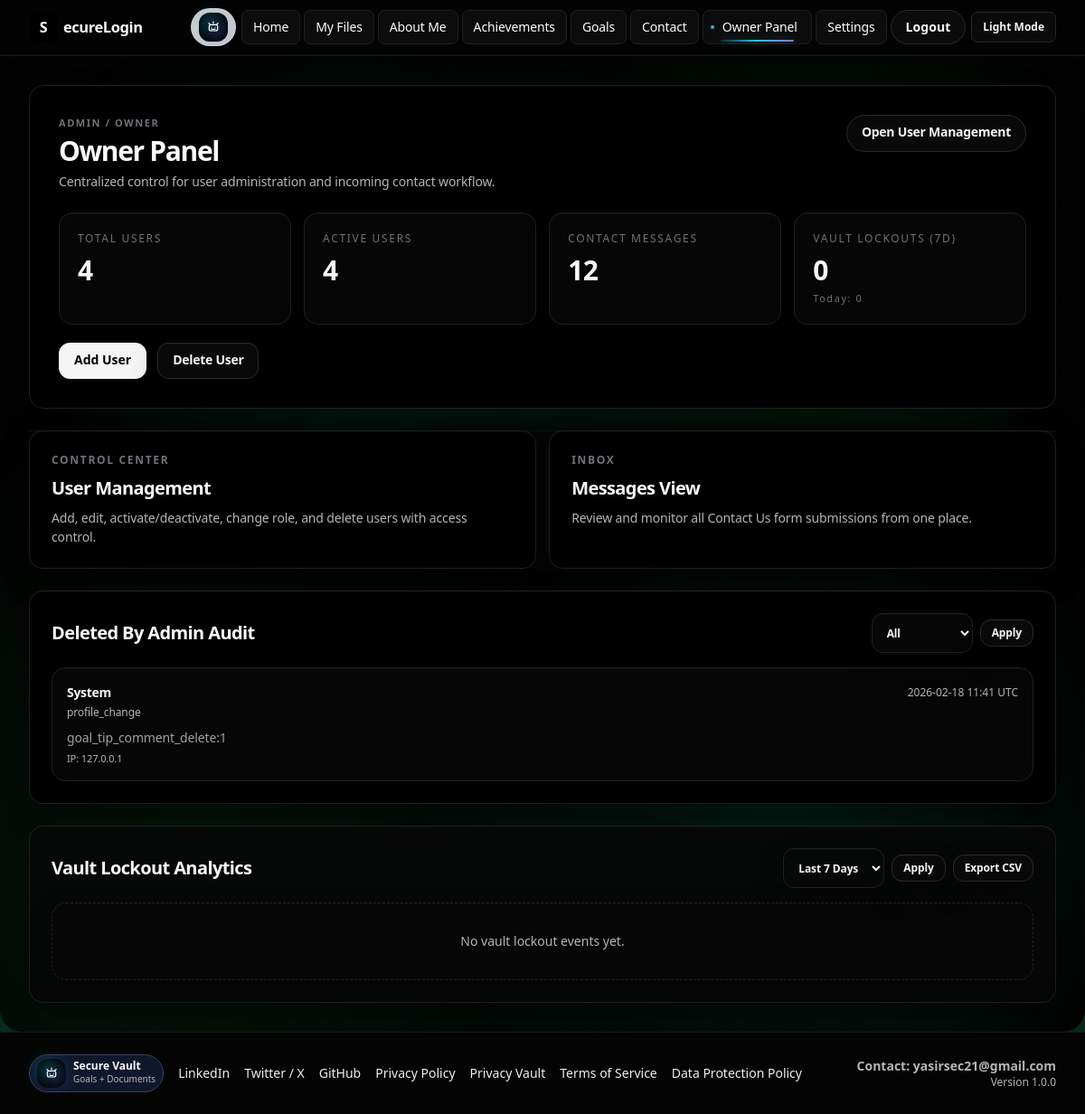
Screenshot of /owner (signed in) with the database file from the repository.
### app.py (models this page shows)
class ActivityLog(db.Model):
    id = db.Column(db.Integer, primary_key=True)
    user_id = db.Column(db.Integer, db.ForeignKey("user.id"), nullable=True)
    event_type = db.Column(db.String(80), nullable=False)
    details = db.Column(db.Text, nullable=True)
    ip_address = db.Column(db.String(64), nullable=True)
    created_at = db.Column(db.DateTime, default=datetime.utcnow, nullable=False)

### app.py (the view, shortened to what this page needs)
@app.route("/owner")
@role_required("owner", "admin")
def owner_panel():
    total_users = User.query.count()
    total_messages = ContactMessage.query.count()
    active_users = User.query.filter_by(is_active_user=True).count()
    audit_range = (request.args.get("audit_range") or "all").strip().lower()
    if audit_range not in {"today", "7d", "all"}:
        audit_range = "all"
    lockout_range = (request.args.get("lockout_range") or "7d").strip().lower()
    if lockout_range not in {"today", "7d", "all"}:
        lockout_range = "7d"
    deletion_query = ActivityLog.query.filter(
        or_(
            ActivityLog.event_type == "file_delete",
            ActivityLog.details.like("%delete%"),
        )
    )
    now_utc = datetime.utcnow()
    today_start_utc = now_utc.replace(hour=0, minute=0, second=0, microsecond=0)
    def apply_time_range(query_obj, range_key):
        if range_key == "today":
            return query_obj.filter(ActivityLog.created_at >= today_start_utc)
        if range_key == "7d":
            return query_obj.filter(ActivityLog.created_at >= (now_utc - timedelta(days=7)))
        return query_obj
    if audit_range == "today":
        deletion_query = deletion_query.filter(ActivityLog.created_at >= today_start_utc)
    elif audit_range == "7d":
        deletion_query = deletion_query.filter(ActivityLog.created_at >= (now_utc - timedelta(days=7)))
    deletion_logs = deletion_query.order_by(ActivityLog.created_at.desc()).limit(20).all()
    actor_ids = {entry.user_id for entry in deletion_logs if entry.user_id}
    actor_map = {}
    if actor_ids:
        actor_map = {
            row.id: row.username
            for row in User.query.with_entities(User.id, User.username).filter(User.id.in_(actor_ids)).all()
        }
    deletion_audit = []
    for entry in deletion_logs:
        details_text = (entry.details or "").strip()
        if not details_text and entry.event_type == "file_delete":
            details_text = "File delete action"
        deletion_audit.append(
            {
                "actor_name": actor_map.get(entry.user_id, "System"),
                "event_type": entry.event_type,
                "details": details_text,
                "ip_address": entry.ip_address or "n/a",
                "created_at": entry.created_at,
            }
        )
    lockout_base_query = ActivityLog.query.filter(
        ActivityLog.event_type.in_(["vault_access_lockout_owner", "vault_access_lockout_shared"])
    )
    lockout_today_count = apply_time_range(lockout_base_query, "today").count()
    lockout_7d_count = apply_time_range(lockout_base_query, "7d").count()
    filtered_lockout_query = apply_time_range(lockout_base_query, lockout_range)
    recent_lockouts = filtered_lockout_query.order_by(ActivityLog.created_at.desc()).limit(20).all()
    lockout_actor_ids = {entry.user_id for entry in recent_lockouts if entry.user_id}
    lockout_actor_map = {}
    if lockout_actor_ids:
        lockout_actor_map = {
            row.id: row.username
            for row in User.query.with_entities(User.id, User.username).filter(User.id.in_(lockout_actor_ids)).all()
        }
    lockout_feed = []
    return render_template(
        "owner_panel.html",
        total_users=total_users,
        total_messages=total_messages,
        active_users=active_users,
        deletion_audit=deletion_audit,
        lockout_today_count=lockout_today_count,
        lockout_7d_count=lockout_7d_count,
        lockout_range=lockout_range,
        lockout_feed=lockout_feed,
        audit_range=audit_range,
        **ctx("Owner Panel"),
    )

### app.py (called while the page is built)
@login_manager.user_loader
def load_user(user_id):
    return User.query.get(int(user_id))

def normalize_role(role):
    value = (role or "user").strip().lower()
    return value if value in ALLOWED_ROLES else "user"

def can_upload_posts():
    return current_user.is_authenticated and normalize_role(current_user.role) in {"owner", "admin"}

def is_owner():
    return current_user.is_authenticated and normalize_role(current_user.role) == "owner"

def is_admin_or_owner():
    return current_user.is_authenticated and normalize_role(current_user.role) in {"owner", "admin"}

def get_panel_endpoint(user_obj):
    role = normalize_role(getattr(user_obj, "role", "user"))
    if role in {"owner", "admin"}:
        return "owner_panel"
    return "dashboard"

def role_required(*roles):
    allowed = {normalize_role(r) for r in roles}
    def decorator(func):
        @wraps(func)
        def wrapper(*args, **kwargs):
            if not current_user.is_authenticated:
                return login_manager.unauthorized()
            if normalize_role(current_user.role) not in allowed:
                flash("You do not have permission to access this page.", "error")
                return redirect(url_for("dashboard"))
            return func(*args, **kwargs)
        return wrapper
    return decorator

def ctx(title):
    panel_endpoint = "user_panel"
    if current_user.is_authenticated:
        panel_endpoint = get_panel_endpoint(current_user)
    return {
        "title": title,
        "created_on": date.today().isoformat(),
        "is_logged_in": current_user.is_authenticated,
        "is_admin_owner": is_admin_or_owner(),
        "is_owner": is_owner(),
        "can_upload": can_upload_posts(),
        "panel_endpoint": panel_endpoint,
        "recaptcha_site_key": app.config.get("RECAPTCHA_SITE_KEY", ""),
        "app_version": app.config.get("APP_VERSION", "1.0.0"),
        "social_x_url": app.config.get("SOCIAL_X_URL", "https://x.com"),
        "social_linkedin_url": app.config.get("SOCIAL_LINKEDIN_URL", "https://www.linkedin.com"),
        "social_github_url": app.config.get("SOCIAL_GITHUB_URL", "https://github.com/ImYasir02"),
    }

    @property
    def is_active(self):
        return bool(self.is_active_user)

### app/templates/owner_panel.html (shortened to what this page needs)
{% extends "base.html" %}
{% block content %}
<section class="owner-panel-page relative overflow-hidden rounded-3xl border border-slate-300 bg-white p-6 shadow-sm sm:p-8 dark:border-white/10 dark:bg-[#080d28]">
  <div class="relative">
  <div class="owner-panel-header flex flex-wrap items-start justify-between gap-4">
    <div>
      <p class="text-[11px] font-semibold uppercase tracking-[0.2em] text-slate-600">Admin / Owner</p>
      <h1 class="mt-2 text-3xl font-semibold tracking-tight text-black">Owner Panel</h1>
      <p class="mt-2 text-sm text-slate-700">Centralized control for user administration and incoming contact workflow.</p>
    </div>
    <a href="{{ url_for('user_management') }}" class="rounded-full border border-slate-300 bg-white px-4 py-2 text-sm font-semibold text-black transition hover:bg-slate-100 dark:border-white/15 dark:bg-white/5 dark:text-white dark:hover:bg-white/10">Open User Management</a>
  </div>
  <div class="owner-panel-stats mt-6 grid gap-4 sm:grid-cols-2 lg:grid-cols-4">
    <div class="rounded-2xl border border-slate-300 p-5 dark:border-white/10 dark:bg-white/5">
      <p class="text-xs uppercase tracking-wide text-slate-600">Total Users</p>
      <p class="mt-2 text-3xl font-semibold text-black">{{ total_users }}</p>
    </div>
    <div class="rounded-2xl border border-slate-300 p-5 dark:border-white/10 dark:bg-white/5">
      <p class="text-xs uppercase tracking-wide text-slate-600">Active Users</p>
      <p class="mt-2 text-3xl font-semibold text-black">{{ active_users }}</p>
    </div>
    <div class="rounded-2xl border border-slate-300 p-5 dark:border-white/10 dark:bg-white/5">
      <p class="text-xs uppercase tracking-wide text-slate-600">Contact Messages</p>
      <p class="mt-2 text-3xl font-semibold text-black">{{ total_messages }}</p>
    </div>
    <div class="rounded-2xl border border-rose-300 p-5 dark:border-rose-400/40 dark:bg-rose-500/10">
      <p class="text-xs uppercase tracking-wide text-rose-700 dark:text-rose-300">Vault Lockouts (7d)</p>
      <p class="mt-2 text-3xl font-semibold text-rose-700 dark:text-rose-200">{{ lockout_7d_count }}</p>
      <p class="mt-1 text-[11px] text-rose-600 dark:text-rose-300/90">Today: {{ lockout_today_count }}</p>
    </div>
  </div>
  <div class="owner-panel-actions mt-5 flex flex-wrap gap-3">
    <a href="{{ url_for('user_management') }}#add-user" class="rounded-xl bg-black px-4 py-2 text-sm font-semibold text-white transition hover:bg-slate-800 dark:bg-gradient-to-r dark:from-indigo-500 dark:to-blue-500">Add User</a>
    <a href="{{ url_for('user_management') }}#user-list" class="rounded-xl border border-slate-300 px-4 py-2 text-sm font-semibold text-black transition hover:bg-slate-100 dark:border-white/15 dark:text-white dark:hover:bg-white/10">Delete User</a>
  </div>
  </div>
</section>
<section class="owner-panel-links mt-6 grid gap-4 md:grid-cols-2">
  <a href="{{ url_for('user_management') }}" class="rounded-3xl border border-slate-300 bg-white p-6 shadow-sm transition hover:-translate-y-0.5 hover:border-black hover:bg-slate-50 dark:border-white/10 dark:bg-[#0b112f] dark:hover:border-white/20 dark:hover:bg-white/5">
    <p class="text-xs font-semibold uppercase tracking-wide text-slate-600">Control Center</p>
    <h2 class="mt-2 text-xl font-semibold tracking-tight text-black">User Management</h2>
    <p class="mt-2 text-sm text-slate-700">Add, edit, activate/deactivate, change role, and delete users with access control.</p>
  </a>
  <a href="{{ url_for('messages_view_alias') }}" class="rounded-3xl border border-slate-300 bg-white p-6 shadow-sm transition hover:-translate-y-0.5 hover:border-black hover:bg-slate-50 dark:border-white/10 dark:bg-[#0b112f] dark:hover:border-white/20 dark:hover:bg-white/5">
    <p class="text-xs font-semibold uppercase tracking-wide text-slate-600">Inbox</p>
    <h2 class="mt-2 text-xl font-semibold tracking-tight text-black">Messages View</h2>
    <p class="mt-2 text-sm text-slate-700">Review and monitor all Contact Us form submissions from one place.</p>
  </a>
</section>
<section class="owner-panel-audit mt-6 rounded-3xl border border-slate-300 bg-white p-6 shadow-sm dark:border-white/10 dark:bg-[#0b112f]">
  <div class="owner-panel-audit-toolbar flex items-center justify-between gap-3">
    <h2 class="text-xl font-semibold tracking-tight text-black">Deleted By Admin Audit</h2>
    <form method="GET" class="flex items-center gap-2">
      <select name="audit_range" class="rounded-xl border border-slate-300 px-3 py-1.5 text-xs font-semibold dark:border-white/15 dark:bg-white/5 dark:text-white">
        <option value="all" {% if audit_range == 'all' %}selected{% endif %}>All</option>
      </select>
      <button type="submit" class="rounded-xl border border-slate-300 px-3 py-1.5 text-xs font-semibold hover:bg-slate-100 dark:border-white/15 dark:text-white dark:hover:bg-white/10">Apply</button>
    </form>
  </div>
  <div class="owner-panel-audit-list mt-4 space-y-3">
    {% for item in deletion_audit %}
      <article class="owner-panel-audit-item rounded-2xl border border-slate-300 p-4 dark:border-white/10 dark:bg-white/5">
        <div class="flex flex-wrap items-center justify-between gap-2">
          <p class="text-sm font-semibold text-black">{{ item.actor_name }}</p>
          <span class="text-xs text-slate-500">{{ item.created_at.strftime('%Y-%m-%d %H:%M UTC') if item.created_at else 'n/a' }}</span>
        </div>
        <p class="mt-1 text-xs text-slate-600">{{ item.event_type }}</p>
        <p class="mt-2 text-sm text-slate-700">{{ item.details or 'Delete-related action logged.' }}</p>
        <p class="mt-1 text-[11px] text-slate-500">IP: {{ item.ip_address }}</p>
      </article>
    {% else %}
      <div class="rounded-2xl border border-dashed border-slate-300 p-8 text-center text-sm text-slate-500 dark:border-white/15 dark:text-white/70">
        No delete audit events yet.
      </div>
    {% endfor %}
  </div>
</section>
<section class="owner-panel-audit mt-6 rounded-3xl border border-rose-300 bg-white p-6 shadow-sm dark:border-rose-400/40 dark:bg-[#0b112f]">
  <div class="owner-panel-audit-toolbar flex items-center justify-between gap-3">
    <h2 class="text-xl font-semibold tracking-tight text-black">Vault Lockout Analytics</h2>
    <form method="GET" class="flex flex-wrap items-center gap-2">
      <select name="lockout_range" class="rounded-xl border border-slate-300 px-3 py-1.5 text-xs font-semibold dark:border-white/15 dark:bg-white/5 dark:text-white">
        <option value="7d" {% if lockout_range == '7d' %}selected{% endif %}>Last 7 Days</option>
      </select>
      <button type="submit" class="rounded-xl border border-slate-300 px-3 py-1.5 text-xs font-semibold hover:bg-slate-100 dark:border-white/15 dark:text-white dark:hover:bg-white/10">Apply</button>
      <button type="submit" name="export" value="lockout_csv" class="rounded-xl border border-rose-300 px-3 py-1.5 text-xs font-semibold text-rose-700 hover:bg-rose-50 dark:border-rose-400/40 dark:text-rose-300 dark:hover:bg-rose-500/10">Export CSV</button>
    </form>
  </div>
  <div class="owner-panel-audit-list mt-4 space-y-3">
    {% for item in lockout_feed %}
      <article class="owner-panel-audit-item rounded-2xl border border-rose-300 p-4 dark:border-rose-400/40 dark:bg-rose-500/10">
        <div class="flex flex-wrap items-center justify-between gap-2">
          <p class="text-sm font-semibold text-black">{{ item.actor_name }}</p>
          <span class="text-xs text-slate-500">{{ item.created_at.strftime('%Y-%m-%d %H:%M UTC') if item.created_at else 'n/a' }}</span>
        </div>
        <p class="mt-1 text-xs text-slate-600">{{ item.event_type }}</p>
        <p class="mt-2 text-sm text-slate-700">{{ item.details }}</p>
        <p class="mt-1 text-[11px] text-slate-500">IP: {{ item.ip_address }}</p>
      </article>
    {% else %}
      <div class="rounded-2xl border border-dashed border-rose-300 p-8 text-center text-sm text-slate-500 dark:border-rose-400/40 dark:text-white/70">
        No vault lockout events yet.
      </div>
    {% endfor %}
  </div>
</section>
{% endblock %}

### rows the page displays
ActivityLog: actor_name "System", created_at "2026-02-18 11:41 UTC", event_type "profile_change", details "goal_tip_comment_delete:1", ip_address "127.0.0.1"

### other values shown
{{ total_users }} "4"
{{ active_users }} "4"
{{ total_messages }} "12"
{{ lockout_7d_count }} "0"
{{ lockout_today_count }} "0"
{{ content|safe }} "Secure Vault Goals + Documents"
{{ app_version }} "1.0.0"
